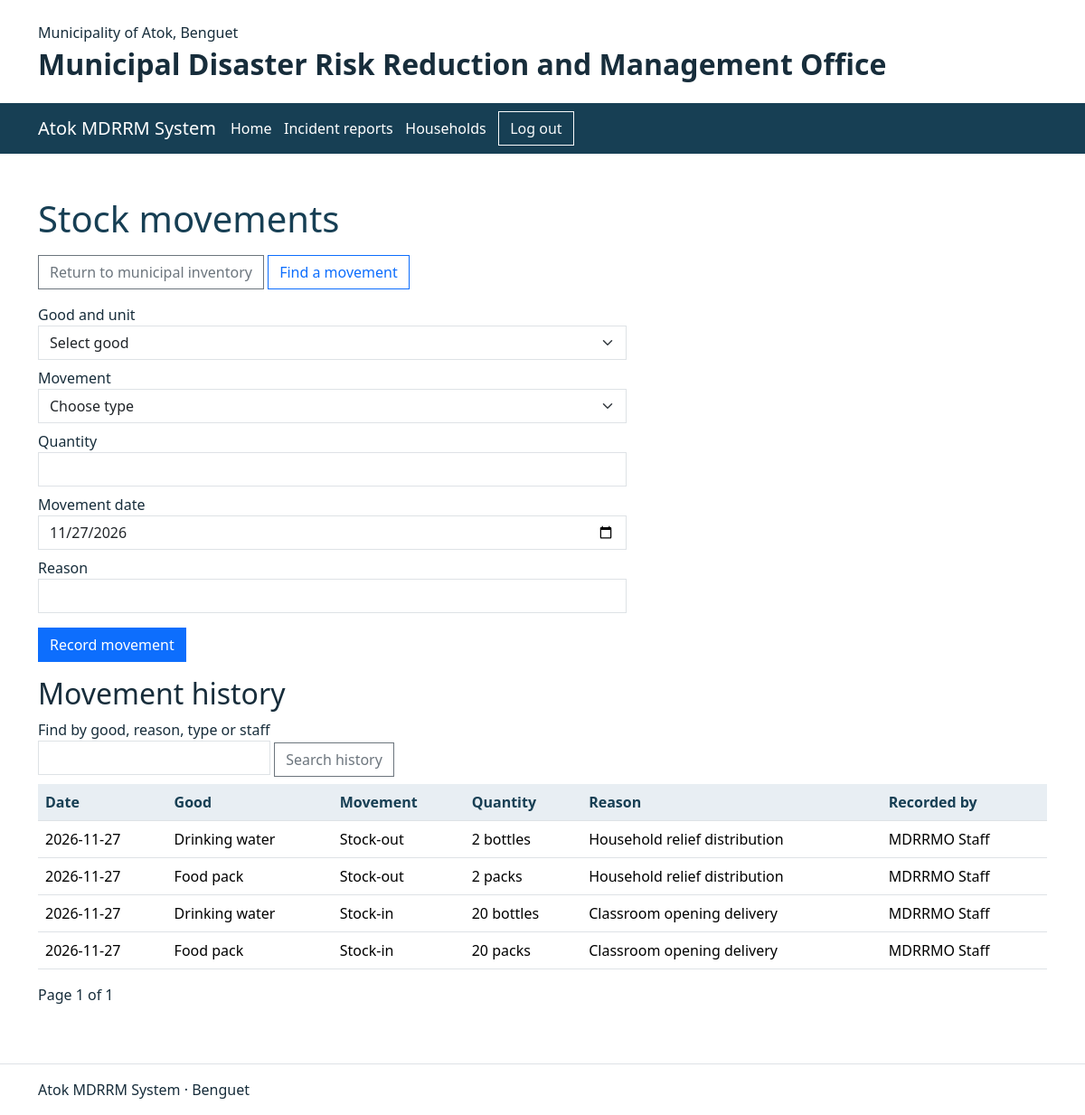
Screenshot of /relief_inventory/movements.php (signed in) with the database file from the repository.
### tables this page shows
CREATE TABLE stock_movements (
    id INT UNSIGNED AUTO_INCREMENT PRIMARY KEY,
    good_id INT UNSIGNED NOT NULL,
    direction ENUM('Stock-in','Stock-out') NOT NULL,
    quantity INT UNSIGNED NOT NULL,
    movement_date DATE NOT NULL,
    reason VARCHAR(255) NOT NULL,
    recorded_by INT UNSIGNED NOT NULL,
    recorded_at TIMESTAMP NOT NULL DEFAULT CURRENT_TIMESTAMP,
    FOREIGN KEY (good_id) REFERENCES relief_goods(id),
    FOREIGN KEY (recorded_by) REFERENCES accounts(id),
    INDEX (movement_date,id)
);

CREATE TABLE relief_goods (
    id INT UNSIGNED AUTO_INCREMENT PRIMARY KEY,
    name VARCHAR(100) NOT NULL,
    unit VARCHAR(40) NOT NULL,
    minimum_stock INT UNSIGNED NOT NULL DEFAULT 0,
    balance INT UNSIGNED NOT NULL DEFAULT 0,
    UNIQUE (name, unit)
);

CREATE TABLE accounts (
    id INT UNSIGNED AUTO_INCREMENT PRIMARY KEY,
    full_name VARCHAR(100) NOT NULL,
    email VARCHAR(254) NOT NULL UNIQUE,
    password_hash VARCHAR(255) NOT NULL,
    phone VARCHAR(13) NULL,
    role ENUM('staff','resident') NOT NULL,
    active BOOLEAN NOT NULL DEFAULT TRUE,
    must_change BOOLEAN NOT NULL DEFAULT TRUE,
    session_version INT UNSIGNED NOT NULL DEFAULT 1
);

### includes/session.php (called while the page is built, shortened)
<?php
function posted(string $field): string
{
    return is_string($_POST[$field] ?? null) ? $_POST[$field] : '';
}

### relief_inventory/movements.php (the view, shortened to what this page needs)
<?php
require __DIR__ . '/../includes/session.php';
$today = $pdo->query('SELECT CURRENT_DATE')->fetchColumn();
$date = $today;
$direction = posted('direction');
$reason = trim(posted('reason'));
require __DIR__ . '/../includes/header.php';
?>
<h1>Stock movements</h1>
<a class="btn btn-outline-secondary" href="index.php">Return to municipal inventory</a>
<a class="btn btn-outline-primary" href="#history">Find a movement</a>
<form method="post" class="col-md-7 my-3">
    <label class="d-block mb-2">Good and unit<select class="form-select" name="good" required>
        <option value="">Select good</option>
    </select></label>
    <label class="d-block mb-2">Movement<select class="form-select" name="direction" required>
        <option value="">Choose type</option><option <?= $direction === 'Stock-in' ? 'selected' : '' ?>>Stock-in</option><option <?= $direction === 'Stock-out' ? 'selected' : '' ?>>Stock-out</option>
    </select></label>
    <label class="d-block mb-2">Quantity<input class="form-control" type="number" min="1" max="1000000000" required name="quantity" value="<?= htmlspecialchars(posted('quantity')) ?>"></label>
    <label class="d-block mb-2">Movement date<input class="form-control" type="date" required name="movement_date" max="<?= $today ?>" value="<?= htmlspecialchars($date) ?>"></label>
    <label class="d-block mb-3">Reason<input class="form-control" name="reason" maxlength="255" required value="<?= htmlspecialchars($reason) ?>"></label>
    <button class="btn btn-primary">Record movement</button>
</form>
<h2 id="history">Movement history</h2>
<?php
$search = is_string($_GET['q'] ?? null) ? trim($_GET['q']) : '';
$term = '%' . strtr($search,['!'=>'!!','%'=>'!%','_'=>'!_']) . '%';
$from = " FROM stock_movements m JOIN relief_goods g ON g.id=m.good_id JOIN accounts a ON a.id=m.recorded_by
    WHERE g.name LIKE ? ESCAPE '!' OR m.reason LIKE ? ESCAPE '!' OR a.full_name LIKE ? ESCAPE '!' OR m.direction LIKE ? ESCAPE '!'";
$args = [$term,$term,$term,$term];
$query = $pdo->prepare('SELECT COUNT(*)' . $from);
$query->execute($args);
$pages = max(1,(int)ceil($query->fetchColumn()/10));
$page = min($pages,max(1,(int)filter_input(INPUT_GET,'page',FILTER_VALIDATE_INT)));
$offset = ($page-1)*10;
$query = $pdo->prepare('SELECT m.*,g.name,g.unit,a.full_name' . $from . " ORDER BY m.movement_date DESC,m.id DESC LIMIT 10 OFFSET $offset");
$query->execute($args);
?>
<form method="get" action="#history" class="mb-2">
    <label>Find by good, reason, type or staff<input class="form-control" name="q" value="<?= htmlspecialchars($search) ?>"></label>
    <button class="btn btn-outline-secondary">Search history</button>
</form>
<div class="table-responsive"><table class="table">
    <thead><tr><th>Date</th><th>Good</th><th>Movement</th><th>Quantity</th><th>Reason</th><th>Recorded by</th></tr></thead>
    <tbody>
        <?php foreach ($query as $row): ?>
            <tr>
                <td><?= htmlspecialchars($row['movement_date']) ?></td><td><?= htmlspecialchars($row['name']) ?></td>
                <td><?= htmlspecialchars($row['direction']) ?></td><td><?= htmlspecialchars($row['quantity'].' '.$row['unit']) ?></td>
                <td><?= htmlspecialchars($row['reason']) ?></td><td><?= htmlspecialchars($row['full_name']) ?></td>
            </tr>
        <?php endforeach; ?>
    </tbody>
</table></div>
<p>Page <?= $page ?> of <?= $pages ?>
</p>
<?php require __DIR__ . '/../includes/footer.php'; ?>

### assets/css/site.css (style rules this page uses)
body { color: #172d3b; }
.navbar-toggler, .btn, .form-control, .form-select { border-radius: 0; }
main > p { max-width: 65ch; }
main h1 { color: #173f54; margin-bottom: 1rem; }
main .table thead th { background: #e8eef3; color: #173f54; }

### rows the page displays
stock_movements: movement_date "2026-11-27", good.name "Drinking water", direction "Stock-out", quantity.unit "2 bottles", reason "Household relief distribution", recorded_by.full_name "MDRRMO Staff"
stock_movements: movement_date "2026-11-27", good.name "Food pack", direction "Stock-out", quantity.unit "2 packs", reason "Household relief distribution", recorded_by.full_name "MDRRMO Staff"
stock_movements: movement_date "2026-11-27", good.name "Drinking water", direction "Stock-in", quantity.unit "20 bottles", reason "Classroom opening delivery", recorded_by.full_name "MDRRMO Staff"
stock_movements: movement_date "2026-11-27", good.name "Food pack", direction "Stock-in", quantity.unit "20 packs", reason "Classroom opening delivery", recorded_by.full_name "MDRRMO Staff"

### other values shown
$page "1"
$pages "1"
